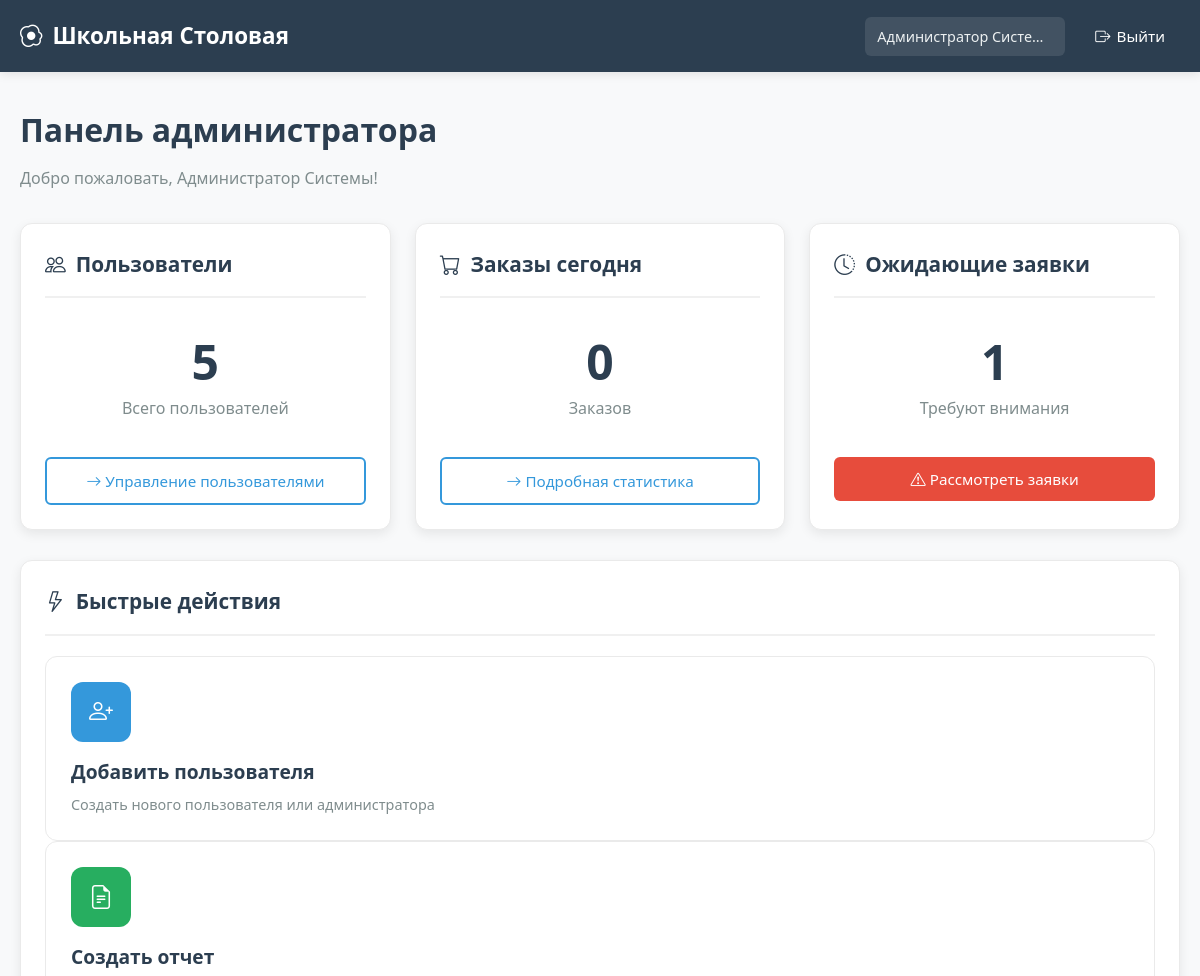
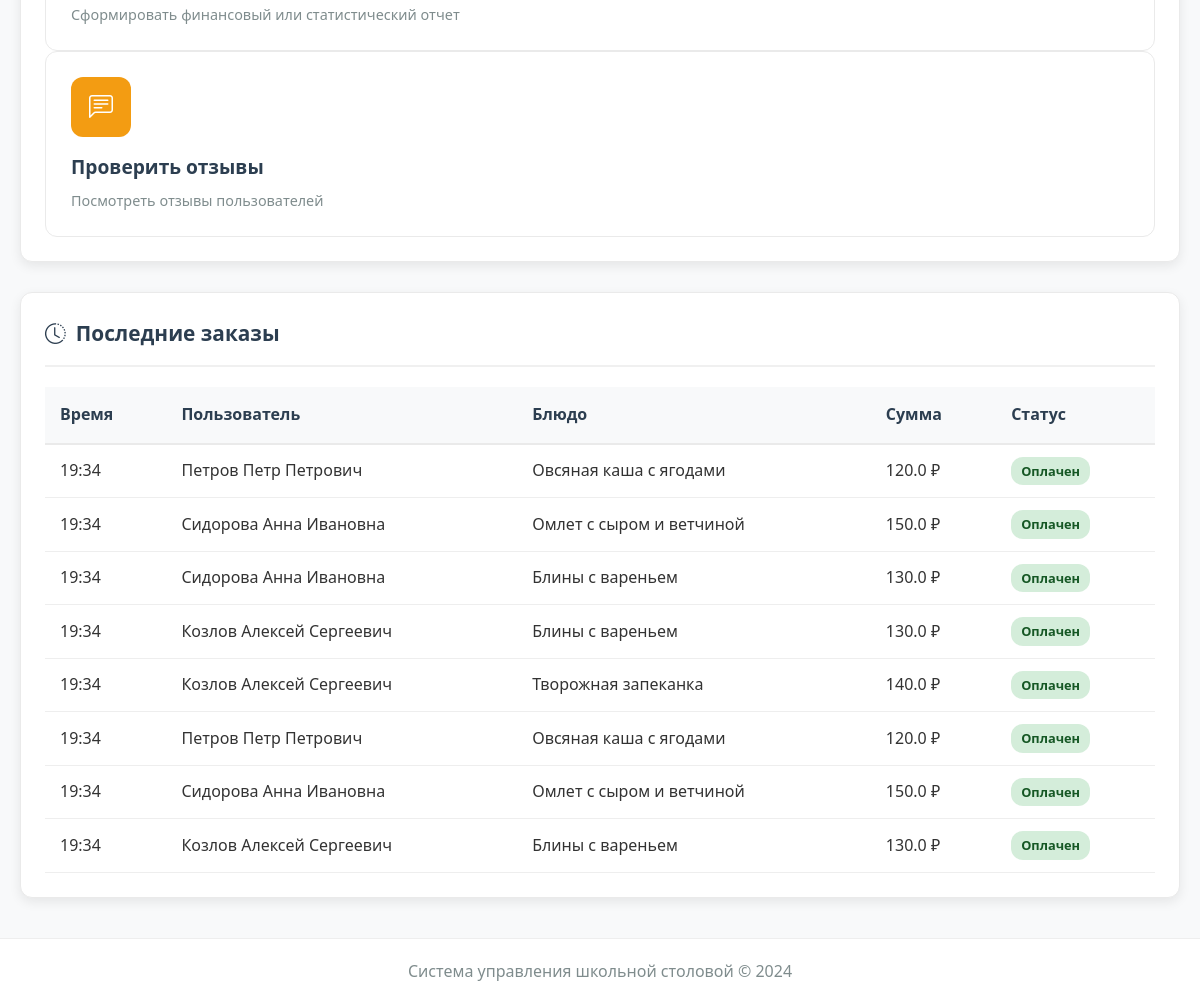
The page /admin/dashboard (signed in) on the database its author committed (2 pictures, top to bottom).
### modules/core/models.py (models this page shows, shortened)
class User(UserMixin, db.Model):
    __tablename__ = 'users'
    id = db.Column(db.Integer, primary_key=True)
    email = db.Column(db.String(120), unique=True, nullable=False, index=True)
    password = db.Column(db.String(200), nullable=False)
    role = db.Column(db.String(20), nullable=False)  # 'student', 'cook', 'admin'
    full_name = db.Column(db.String(100))
    class_group = db.Column(db.String(50))  # Только для учеников
    allergies = db.Column(db.Text, default='')  # JSON или текст с аллергенами
    preferences = db.Column(db.String(50), default='')  # Новое поле: предпочтения в питании
    avatar_url = db.Column(db.String(255))  # Новое поле: путь к аватару
    balance = db.Column(db.Float, default=0.0)  # Новое поле: баланс счета
    is_active = db.Column(db.Boolean, default=True)
    created_at = db.Column(db.DateTime, default=datetime.utcnow)
    updated_at = db.Column(db.DateTime, default=datetime.utcnow, onupdate=datetime.utcnow)

class Order(db.Model):
    __tablename__ = 'orders'
    id = db.Column(db.Integer, primary_key=True)
    user_id = db.Column(db.Integer, db.ForeignKey('users.id'), nullable=False)
    menu_item_id = db.Column(db.Integer, db.ForeignKey('menu_items.id'), nullable=False)
    subscription_id = db.Column(db.Integer, db.ForeignKey('subscriptions.id'), nullable=True)
    order_date = db.Column(db.Date, default=datetime.utcnow().date, nullable=False)
    meal_time = db.Column(db.String(20), nullable=False)  # 'breakfast', 'lunch'
    quantity = db.Column(db.Integer, default=1)
    status = db.Column(db.String(20), default='ordered')  # 'ordered', 'preparing', 'ready', 'received', 'cancelled'
    payment_type = db.Column(db.String(20))  # 'single', 'subscription'
    payment_status = db.Column(db.String(20), default='pending')  # 'pending', 'paid', 'failed', 'refunded'
    special_requests = db.Column(db.Text)
    created_at = db.Column(db.DateTime, default=datetime.utcnow)
    user = db.relationship('User', backref='orders')
    menu_item = db.relationship('MenuItem', backref='orders')
    subscription = db.relationship('Subscription', backref='orders')

class MenuItem(db.Model):
    __tablename__ = 'menu_items'
    id = db.Column(db.Integer, primary_key=True)
    name = db.Column(db.String(100), nullable=False)
    description = db.Column(db.Text)
    price = db.Column(db.Float, nullable=False)
    category = db.Column(db.String(50))  # 'breakfast', 'lunch', 'snack'
    meal_type = db.Column(db.String(20))  # 'vegetarian', 'meat', 'fish', etc.
    allergens = db.Column(db.Text)  # JSON список аллергенов
    available = db.Column(db.Boolean, default=True)
    image_url = db.Column(db.String(255))
    created_at = db.Column(db.DateTime, default=datetime.utcnow)

### modules/admin/routes.py (the view)
@admin_bp.route('/dashboard')
@login_required
def admin_dashboard():
    if current_user.role != 'admin':
        flash('Доступ запрещен', 'danger')
        return redirect(url_for('index'))
    from modules.core.models import User, Order, SupplyRequest
    total_users = User.query.count()
    total_orders_today = Order.query.filter_by(
        order_date=datetime.today().date()
    ).count()
    total_pending_requests = SupplyRequest.query.filter_by(status='pending').count()
    recent_orders = Order.query.order_by(Order.created_at.desc()).limit(10).all()
    return render_template('admin/dashboard.html',
                           total_users=total_users,
                           total_orders_today=total_orders_today,
                           total_pending_requests=total_pending_requests,
                           recent_orders=recent_orders)

### app.py (called while the page is built)
@login_manager.user_loader
def load_user(user_id):
    try:
        from modules.core.models import User
        return User.query.get(int(user_id))
    except Exception as e:
        print(f"{user_id}: {e}")
        return None

@app.context_processor
def inject_cart_count():
    return {'cart_count': get_cart_count()}

@app.context_processor
def inject_now():
    return {'now': datetime.utcnow()}

@app.context_processor
def inject_pending_requests():
    from modules.core.models import SupplyRequest
    try:
        if current_user.is_authenticated and current_user.role == 'admin':
            pending_count = SupplyRequest.query.filter_by(status='pending').count()
            return {'pending_requests_count': pending_count}
    except:
        pass
    return {'pending_requests_count': 0}

### modules/user/routes.py (called while the page is built)
def get_cart_count():
    cart = session.get('cart', {})
    total = sum(item.get('quantity', 0) for item in cart.values())
    return total

### templates/admin/dashboard.html (shortened to what this page needs)
{% extends "base.html" %}
{% block content %}
<div class="dashboard-header" style="margin-bottom: 30px;">
    <h1 style="color: #2c3e50; font-size: 2rem; font-weight: 700; margin-bottom: 10px;">
        Панель администратора
    </h1>
    <p style="color: #7f8c8d; font-size: 1rem;">Добро пожаловать, {{ current_user.full_name }}!</p>
</div>
<div class="dashboard-grid">
    <div class="dashboard-column">
        <div class="dashboard-card">
            <h2><i class="bi bi-people"></i> Пользователи</h2>
            <div class="stat-large">
                <div class="stat-value-large">{{ total_users }}</div>
                <div class="stat-label-large">Всего пользователей</div>
            </div>
            <a href="{{ url_for('admin.manage_users') }}" class="btn btn-outline" style="width: 100%; margin-top: 15px;">
                <i class="bi bi-arrow-right"></i> Управление пользователями
            </a>
        </div>
    </div>
    <div class="dashboard-column">
        <div class="dashboard-card">
            <h2><i class="bi bi-cart"></i> Заказы сегодня</h2>
            <div class="stat-large">
                <div class="stat-value-large">{{ total_orders_today }}</div>
                <div class="stat-label-large">Заказов</div>
            </div>
            <a href="{{ url_for('admin.view_statistics') }}" class="btn btn-outline" style="width: 100%; margin-top: 15px;">
                <i class="bi bi-arrow-right"></i> Подробная статистика
            </a>
        </div>
    </div>
    <div class="dashboard-column">
        <div class="dashboard-card">
            <h2><i class="bi bi-clock-history"></i> Ожидающие заявки</h2>
            <div class="stat-large">
                <div class="stat-value-large">{{ total_pending_requests }}</div>
                <div class="stat-label-large">Требуют внимания</div>
            </div>
            <a href="{{ url_for('admin.admin_supply_requests') }}" class="btn btn-danger" style="width: 100%; margin-top: 15px;">
                <i class="bi bi-exclamation-triangle"></i> Рассмотреть заявки
            </a>
        </div>
    </div>
</div>
<div class="dashboard-card" style="margin-top: 30px;">
    <h2><i class="bi bi-lightning"></i> Быстрые действия</h2>
    <div class="row g-3">
        <div class="col-md-4">
            <a href="{{ url_for('admin.manage_users') }}" class="quick-action-card">
                <div class="quick-action-icon" style="background: #3498db;">
                    <i class="bi bi-person-plus"></i>
                </div>
                <div class="quick-action-content">
                    <h3>Добавить пользователя</h3>
                    <p>Создать нового пользователя или администратора</p>
                </div>
            </a>
        </div>
        <div class="col-md-4">
            <a href="{{ url_for('admin.generate_reports') }}" class="quick-action-card">
                <div class="quick-action-icon" style="background: #27ae60;">
                    <i class="bi bi-file-earmark-text"></i>
                </div>
                <div class="quick-action-content">
                    <h3>Создать отчет</h3>
                    <p>Сформировать финансовый или статистический отчет</p>
                </div>
            </a>
        </div>
        <div class="col-md-4">
            <a href="{{ url_for('admin.view_feedback') }}" class="quick-action-card">
                <div class="quick-action-icon" style="background: #f39c12;">
                    <i class="bi bi-chat-left-text"></i>
                </div>
                <div class="quick-action-content">
                    <h3>Проверить отзывы</h3>
                    <p>Посмотреть отзывы пользователей</p>
                </div>
            </a>
        </div>
    </div>
</div>
<div class="dashboard-card" style="margin-top: 30px;">
    <h2><i class="bi bi-clock-history"></i> Последние заказы</h2>
    {% if recent_orders %}
    <div class="table-responsive">
        <table class="admin-table">
            <thead>
                <tr>
                    <th>Время</th>
                    <th>Пользователь</th>
                    <th>Блюдо</th>
                    <th>Сумма</th>
                    <th>Статус</th>
                </tr>
            </thead>
            <tbody>
                {% for order in recent_orders %}
                <tr>
                    <td>{{ order.created_at.strftime('%H:%M') if order.created_at else '' }}</td>
                    <td>{{ order.user.full_name if order.user else 'Удален' }}</td>
                    <td>{{ order.menu_item.name if order.menu_item else 'Удалено' }}</td>
                    <td>{{ order.menu_item.price * order.quantity if order.menu_item else 0 }} ₽</td>
                    <td>
                        {% if order.payment_status == 'paid' %}
                            <span class="badge badge-success">Оплачен</span>
                        {% else %}
                            <span class="badge badge-warning">Ожидает</span>
                        {% endif %}
                    </td>
                </tr>
                {% endfor %}
            </tbody>
        </table>
    </div>
    {% else %}
    <div class="empty-state">
        <i class="bi bi-receipt"></i>
        <h3>Нет заказов</h3>
        <p>Сегодня еще не было заказов</p>
    </div>
    {% endif %}
</div>
{% endblock %}

### templates/base.html (shortened to what this page needs)
<!DOCTYPE html>
<html lang="ru">
<head>
    <link rel="stylesheet" href="{{ url_for('static', filename='css/style.css') }}">
    <link rel="stylesheet" href="https://cdn.jsdelivr.net/npm/bootstrap-icons@1.10.0/font/bootstrap-icons.css">
</head>
<body>
    <header>
        <nav class="navbar">
            <div class="nav-container">
                <a href="{{ url_for('index') }}" class="logo">
                    <i class="bi bi-egg-fried"></i> Школьная Столовая
                </a>
                <div class="nav-links">
                    {% if current_user.is_authenticated %}
                        <span>{{ current_user.full_name }}</span>
                        <a href="{{ url_for('auth.logout') }}">
                            <i class="bi bi-box-arrow-right"></i> Выйти
                        </a>
                    {% endif %}
                </div>
            </div>
        </nav>
    </header>
    <main class="container">
        {% block content %}{% endblock %}
    </main>
    <footer>
        <p>Система управления школьной столовой © 2024</p>
    </footer>
</body>
</html>

### static/css/style.css (style rules this page uses)
* { margin: 0; padding: 0; box-sizing: border-box; }
body { font-family: 'Segoe UI', Tahoma, Geneva, Verdana, sans-serif; line-height: 1.6; color: #333; background: #f8f9fa; min-height: 100vh; }
.navbar { background-color: #2c3e50; color: white; padding: 1rem 0; box-shadow: 0 2px 10px rgba(0, 0, 0, 0.1); position: sticky; top: 0; z-index: 1000; }
.nav-container { max-width: 1200px; margin: 0 auto; padding: 0 20px; display: flex; justify-content: space-between; align-items: center; }
.logo { color: white; text-decoration: none; font-size: 1.4rem; font-weight: 700; display: flex; align-items: center; gap: 10px; white-space: nowrap; }
.nav-links { display: flex; gap: 15px; align-items: center; flex-wrap: wrap; }
.nav-links a { color: white; text-decoration: none; padding: 8px 15px; border-radius: 6px; transition: all 0.3s; display: flex; align-items: center; gap: 6px; font-weight: 500; font-size: 0.95rem; white-space: nowrap; }
.nav-links span { color: #ecf0f1; font-size: 0.9rem; padding: 8px 12px; background: rgba(255, 255, 255, 0.1); border-radius: 6px; max-width: 200px; overflow: hidden; text-overflow: ellipsis; white-space: nowrap; }
.container { max-width: 1200px; margin: 2rem auto; padding: 0 20px; min-height: calc(100vh - 180px); }
.dashboard-grid { display: grid; grid-template-columns: repeat(3, 1fr); gap: 24px; margin-top: 2rem; }
.dashboard-column { display: flex; flex-direction: column; }
.dashboard-card { background: white; border-radius: 12px; padding: 24px; box-shadow: 0 4px 12px rgba(0, 0, 0, 0.08); border: 1px solid #eaeaea; height: 100%; display: flex; flex-direction: column; }
.dashboard-card h2 { color: #2c3e50; margin-bottom: 20px; padding-bottom: 15px; border-bottom: 2px solid #f0f0f0; font-size: 1.3rem; font-weight: 600; display: flex; align-items: center; gap: 10px; }
.btn { display: inline-block; padding: 10px 20px; background: #3498db; color: white; text-decoration: none; border-radius: 6px; border: none; cursor: pointer; transition: all 0.3s; font-weight: 500; font-size: 0.95rem; text-align: center; }
.btn-danger { background: #e74c3c; }
.btn-outline { background: transparent; border: 2px solid #3498db; color: #3498db; }
footer { text-align: center; padding: 20px; margin-top: 40px; color: #7f8c8d; border-top: 1px solid #eee; background: white; }

### templates/admin/dashboard.html (style rules this page uses)
.stat-large { text-align: center; padding: 20px 0; }
.stat-value-large { font-size: 3rem; font-weight: 700; color: #2c3e50; line-height: 1; }
.stat-label-large { color: #7f8c8d; font-size: 1rem; margin-top: 10px; }
.quick-action-card { display: block; background: white; border-radius: 12px; padding: 25px; border: 1px solid #eaeaea; text-decoration: none; color: inherit; transition: all 0.3s; height: 100%; }
.quick-action-icon { width: 60px; height: 60px; border-radius: 12px; color: white; display: flex; align-items: center; justify-content: center; font-size: 1.5rem; margin-bottom: 15px; }
.quick-action-content h3 { color: #2c3e50; font-size: 1.2rem; margin-bottom: 8px; }
.quick-action-content p { color: #7f8c8d; font-size: 0.9rem; line-height: 1.4; }
.admin-table { width: 100%; border-collapse: collapse; }
.admin-table th { background: #f8f9fa; color: #2c3e50; font-weight: 600; padding: 15px; text-align: left; border-bottom: 2px solid #eaeaea; }
.admin-table td { padding: 12px 15px; border-bottom: 1px solid #eee; }
.badge { display: inline-block; padding: 4px 10px; border-radius: 12px; font-size: 0.8rem; font-weight: 600; }
.badge-success { background: #d4edda; color: #155724; }

### rows shown on the page
User: full_name "Администратор Системы"
Order: created_at "19:34", user "Петров Петр Петрович", menu_item "Овсяная каша с ягодами", menu_item "120.0", payment_status "Оплачен"
Order: created_at "19:34", user "Сидорова Анна Ивановна", menu_item "Омлет с сыром и ветчиной", menu_item "150.0", payment_status "Оплачен"
Order: created_at "19:34", user "Сидорова Анна Ивановна", menu_item "Блины с вареньем", menu_item "130.0", payment_status "Оплачен"
Order: created_at "19:34", user "Козлов Алексей Сергеевич", menu_item "Блины с вареньем", menu_item "130.0", payment_status "Оплачен"
Order: created_at "19:34", user "Козлов Алексей Сергеевич", menu_item "Творожная запеканка", menu_item "140.0", payment_status "Оплачен"
Order: created_at "19:34", user "Петров Петр Петрович", menu_item "Овсяная каша с ягодами", menu_item "120.0", payment_status "Оплачен"
Order: created_at "19:34", user "Сидорова Анна Ивановна", menu_item "Омлет с сыром и ветчиной", menu_item "150.0", payment_status "Оплачен"
Order: created_at "19:34", user "Козлов Алексей Сергеевич", menu_item "Блины с вареньем", menu_item "130.0", payment_status "Оплачен"

### other values the page prints
{{ total_users }} "5"
{{ total_orders_today }} "0"
{{ total_pending_requests }} "1"
